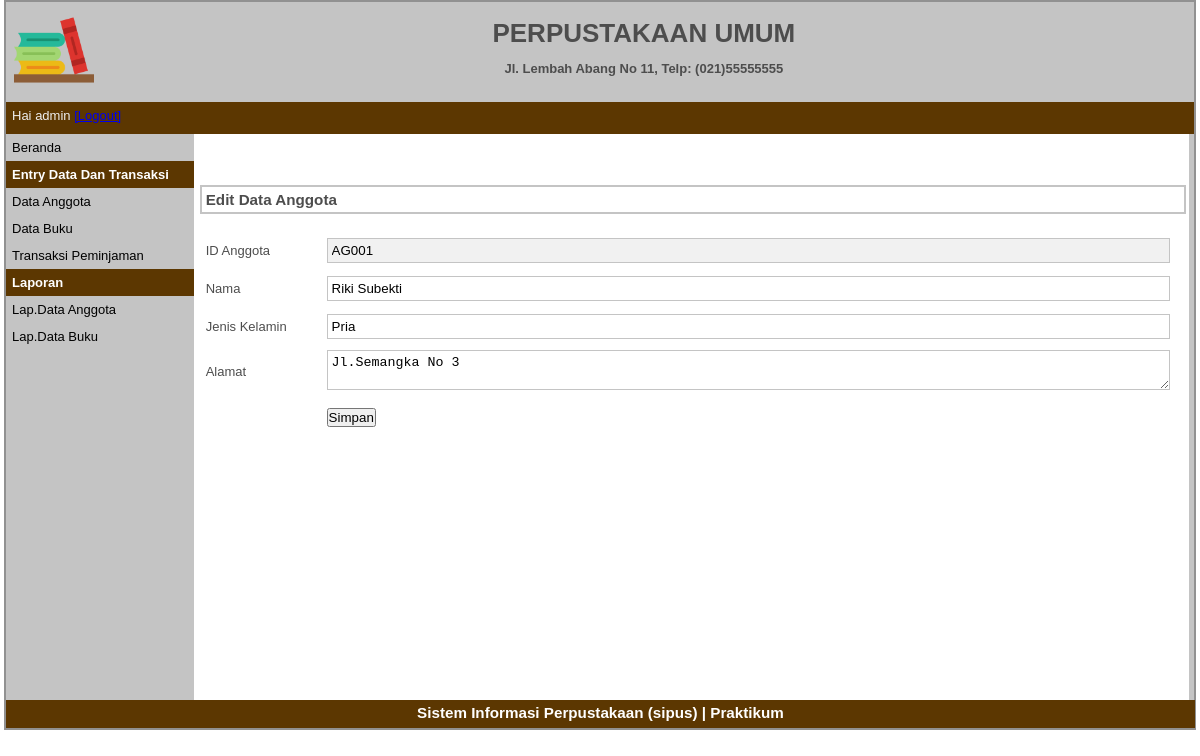
Screenshot of /index.php?p=anggota-edit&id=AG001 (signed in) with the database file from the repository.
### tables this page shows
CREATE TABLE IF NOT EXISTS `tbanggota` (
  `idanggota` varchar(5) NOT NULL,
  `nama` varchar(30) NOT NULL,
  `jeniskelamin` varchar(10) NOT NULL,
  `alamat` varchar(40) NOT NULL,
  `status` varchar(20) NOT NULL,
  PRIMARY KEY (`idanggota`)
);

### pages/anggota-edit.php (the view)
<?php
	$id_anggota=$_GET['id'];
	$q_tampil_anggota=mysqli_query($db,"SELECT * FROM tbanggota WHERE idanggota='$id_anggota'");
	$r_tampil_anggota=mysqli_fetch_array($q_tampil_anggota);
?>
<div id="label-page"><h3>Edit Data Anggota</h3></div>
<div id="content">
	<form action="proses/anggota-edit-proses.php" method="post">
	<table id="tabel-input">
		<tr>
			<td class="label-formulir">ID Anggota</td>
			<td class="isian-formulir"><input type="text" name="id_anggota" value="<?php echo $r_tampil_anggota['idanggota']; ?>" readonly="readonly" class="isian-formulir isian-formulir-border warna-formulir-disabled"></td>
		</tr>
		<tr>
			<td class="label-formulir">Nama</td>
			<td class="isian-formulir"><input type="text" name="nama" value="<?php echo $r_tampil_anggota['nama']; ?>" class="isian-formulir isian-formulir-border"></td>
		</tr>
		<tr>
			<td class="label-formulir">Jenis Kelamin</td>
			<td class="isian-formulir"><input type="text" name="jenis_kelamin" value="<?php echo $r_tampil_anggota['jeniskelamin']; ?>" class="isian-formulir isian-formulir-border"></td>
		</tr>
		<tr>
			<td class="label-formulir">Alamat</td>
			<td class="isian-formulir"><textarea rows="2" cols="40" name="alamat" class="isian-formulir isian-formulir-border"><?php echo $r_tampil_anggota['alamat']; ?></textarea></td>
		</tr>
		<tr>
			<td class="label-formulir"></td>
			<td class="isian-formulir"><input type="submit" name="simpan" value="Simpan" id="tombol-simpan"></td>
		</tr>
	</table>
	</form>
</div>

### style.css (style rules this page uses)
* { margin:0px; padding:0px }
body { font-family:sans-serif; font-size:13px; color:#4D4D4D; }
#label-page { margin-top:6px; margin-bottom:6px; margin-left:6px; border:2px solid #C4C4C4; padding:4px; width:97.9%; }
#content { float:left; width:96.8%; min-height:454px; background-image : border:2px solid #C4C4C4; padding:10px; margin-bottom:6px; }
#tabel-input { width:100%; }
.label-formulir { width:12%; height:36px; margin:20px; }
.isian-formulir { width:80%; padding:4px; width:99.8%; }
.isian-formulir-border { border:1px solid #C4C4C4; }
.warna-formulir-disabled { background-color:#F1F1F1; }

### rows the page displays
tbanggota: id_anggota "AG001", nama "Riki Subekti", jenis_kelamin "Pria", alamat "Jl.Semangka No 3"

### other values shown
$_SESSION['nama'] "admin"
